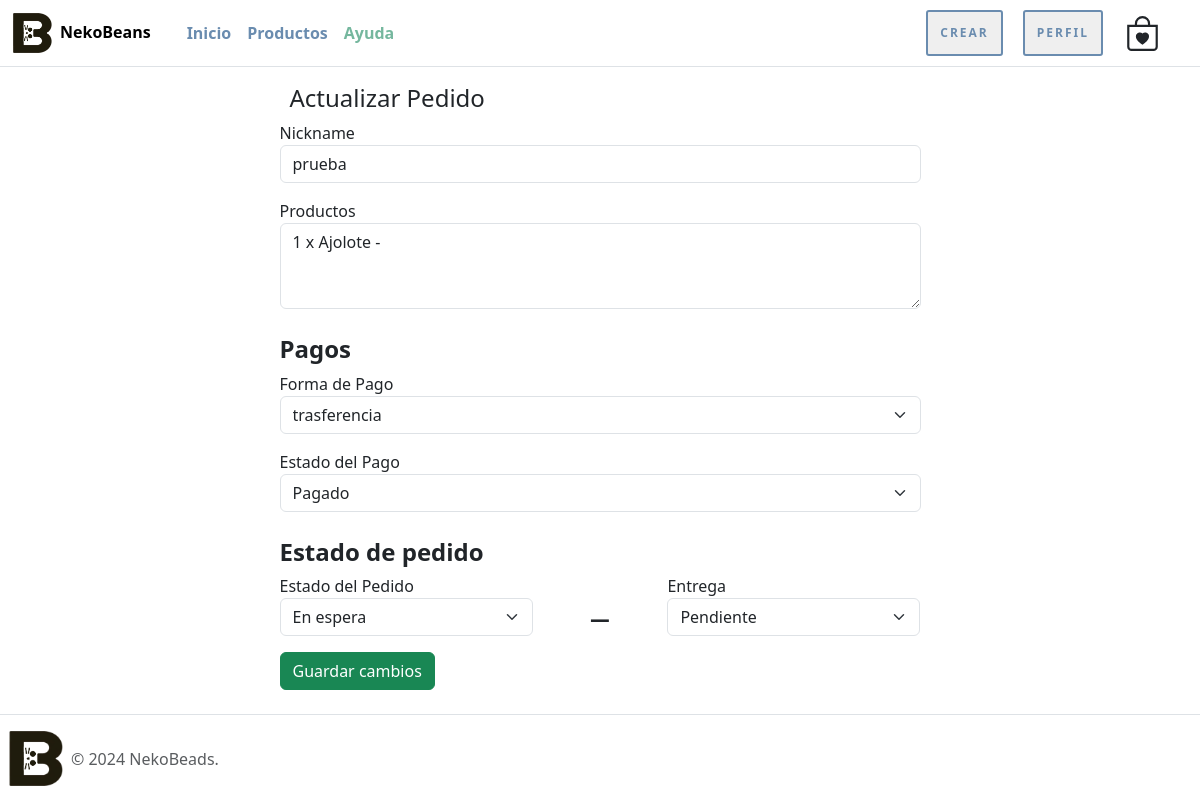
/modificar-pedido/47/ (signed in), run on the app's committed database.
### nekoBeansWeb/models.py (models this page shows, shortened)
class envio(models.Model):
    nickname = models.CharField(max_length=100)
    nombre = models.CharField(max_length=100)
    apellido_paterno = models.CharField(max_length=100)
    apellido_materno = models.CharField(max_length=100)
    telefono = models.CharField(max_length=20)
    email = models.EmailField()
    direccion = models.TextField()
    productos = models.TextField(default='No hay productos')  # Valor por defecto
    estado_pedido = models.IntegerField(choices=estado_pedido, default=1)
    forma_pago = models.IntegerField(choices=forma_pago, default=1)
    estado_pago = models.IntegerField(choices=estado_pago, default=1)
    entrega = models.IntegerField(choices=entrega, default=1)

### nekoBeansWeb/views.py (the view)
# urls.py: path('modificar-pedido/<int:id>/', modificar_pedido, name='modificar_pedido'),
@permission_required('nekoBeansWeb.change_envio')
def modificar_pedido(request, id):
    pedido = get_object_or_404(envio, id=id)  # Retrieve the Envio object with the given id
    if request.method == 'POST':
        formulario = ActualizarEnvioForm(data=request.POST, instance=pedido, files=request.FILES)
        if formulario.is_valid():
            formulario.save()
            messages.success(request, "¡Modificaste el pedido con éxito!")
            return redirect('lista_pedidos')  # Redirect to list view after successful update
    else:
        formulario = ActualizarEnvioForm(instance=pedido)
    data = {
        'form': formulario,
        'pedido': pedido  # Pass 'pedido' to the template context
    }
    return render(request, 'nekoBeansWeb/pedidos/actualizar_pedido.html', data)

### nekoBeansWeb/forms.py
class ActualizarEnvioForm(forms.ModelForm):
    class Meta:
        model = envio
        exclude = ['nombre','apellido_paterno','apellido_materno','telefono','email','direccion']
        widgets = {
            'nickname': forms.TextInput(attrs={'class': 'form-control', 'placeholder': 'Nombre', 'readonly': 'readonly'}),
            'productos': forms.Textarea(attrs={'class': 'form-control', 'rows': 3, 'readonly': 'readonly'}),
            'forma_pago': forms.Select(attrs={'class': 'form-select'}),
            'estado_pedido': forms.Select(attrs={'class': 'form-select'}),
            'estado_pago': forms.Select(attrs={'class': 'form-select'}),
            'entrega': forms.Select(attrs={'class': 'form-select'}),
        }

### nekoBeansWeb/templates/nekoBeansWeb/pedidos/actualizar_pedido.html (shortened to what this page needs)
{% extends 'nekoBeansWeb/narvar_footer.html' %}
{% load static %}
{% block contenido %}
<div class="container mt-4">
    <div class="row justify-content-center">
        <div class="col-md-7">
            <h4 class="espacio-titulos">Actualizar Pedido</h4>
            <form method="POST" enctype="multipart/form-data">
                <div class="mb-3">
                    <label for="{{ form.nickname.id_for_label }}">Nickname</label>
                    {{ form.nickname }}
                </div>
                <div class="mb-3">
                    <label for="{{ form.productos.id_for_label }}">Productos</label>
                    {{ form.productos }}
                </div>
                <h4 class="espacio-textos">Pagos</h4>
                <div class="mb-3">
                    <label for="{{ form.forma_pago.id_for_label }}">Forma de Pago</label>
                    {{ form.forma_pago }}
                </div>
                <div class="mb-3">
                    <label for="{{ form.estado_pago.id_for_label }}">Estado del Pago</label>
                    {{ form.estado_pago }}
                </div>
                <h4 class="espacio-textos">Estado de pedido</h4>
                <div class="row">
                    <div class="col-md-5">
                        <div class="mb-3">
                            <label for="{{ form.estado_pedido.id_for_label }}">Estado del Pedido</label>
                            {{ form.estado_pedido }}
                        </div>
                    </div>
                    <div class="col-md-2 d-flex align-items-center justify-content-center">
                        <div class="mb-3">
                            <h1>_</h1>
                        </div>
                    </div>
                    <div class="col-md-5">
                        <div class="mb-3">
                            <label for="{{ form.entrega.id_for_label }}">Entrega</label>
                            {{ form.entrega }}
                        </div>
                    </div>
                </div>
                <button type="submit" class="btn btn-success">Guardar cambios</button>
            </form>
        </div>
    </div>
</div>
{% endblock %}

### nekoBeansWeb/static/nekoBeansWeb/css/stiloPag.css (style rules this page uses)
.espacio-titulos { max-width: 940px; padding: 60px 10px 0px; }
.espacio-textos { max-width: 940px; padding: 10px 0 0px; font-weight: bold; }

### data on the page
envio: nickname "prueba", productos "1 x Ajolote -", forma_pago "trasferencia", estado_pago "Pagado", estado_pedido "En espera", entrega "Pendiente"
